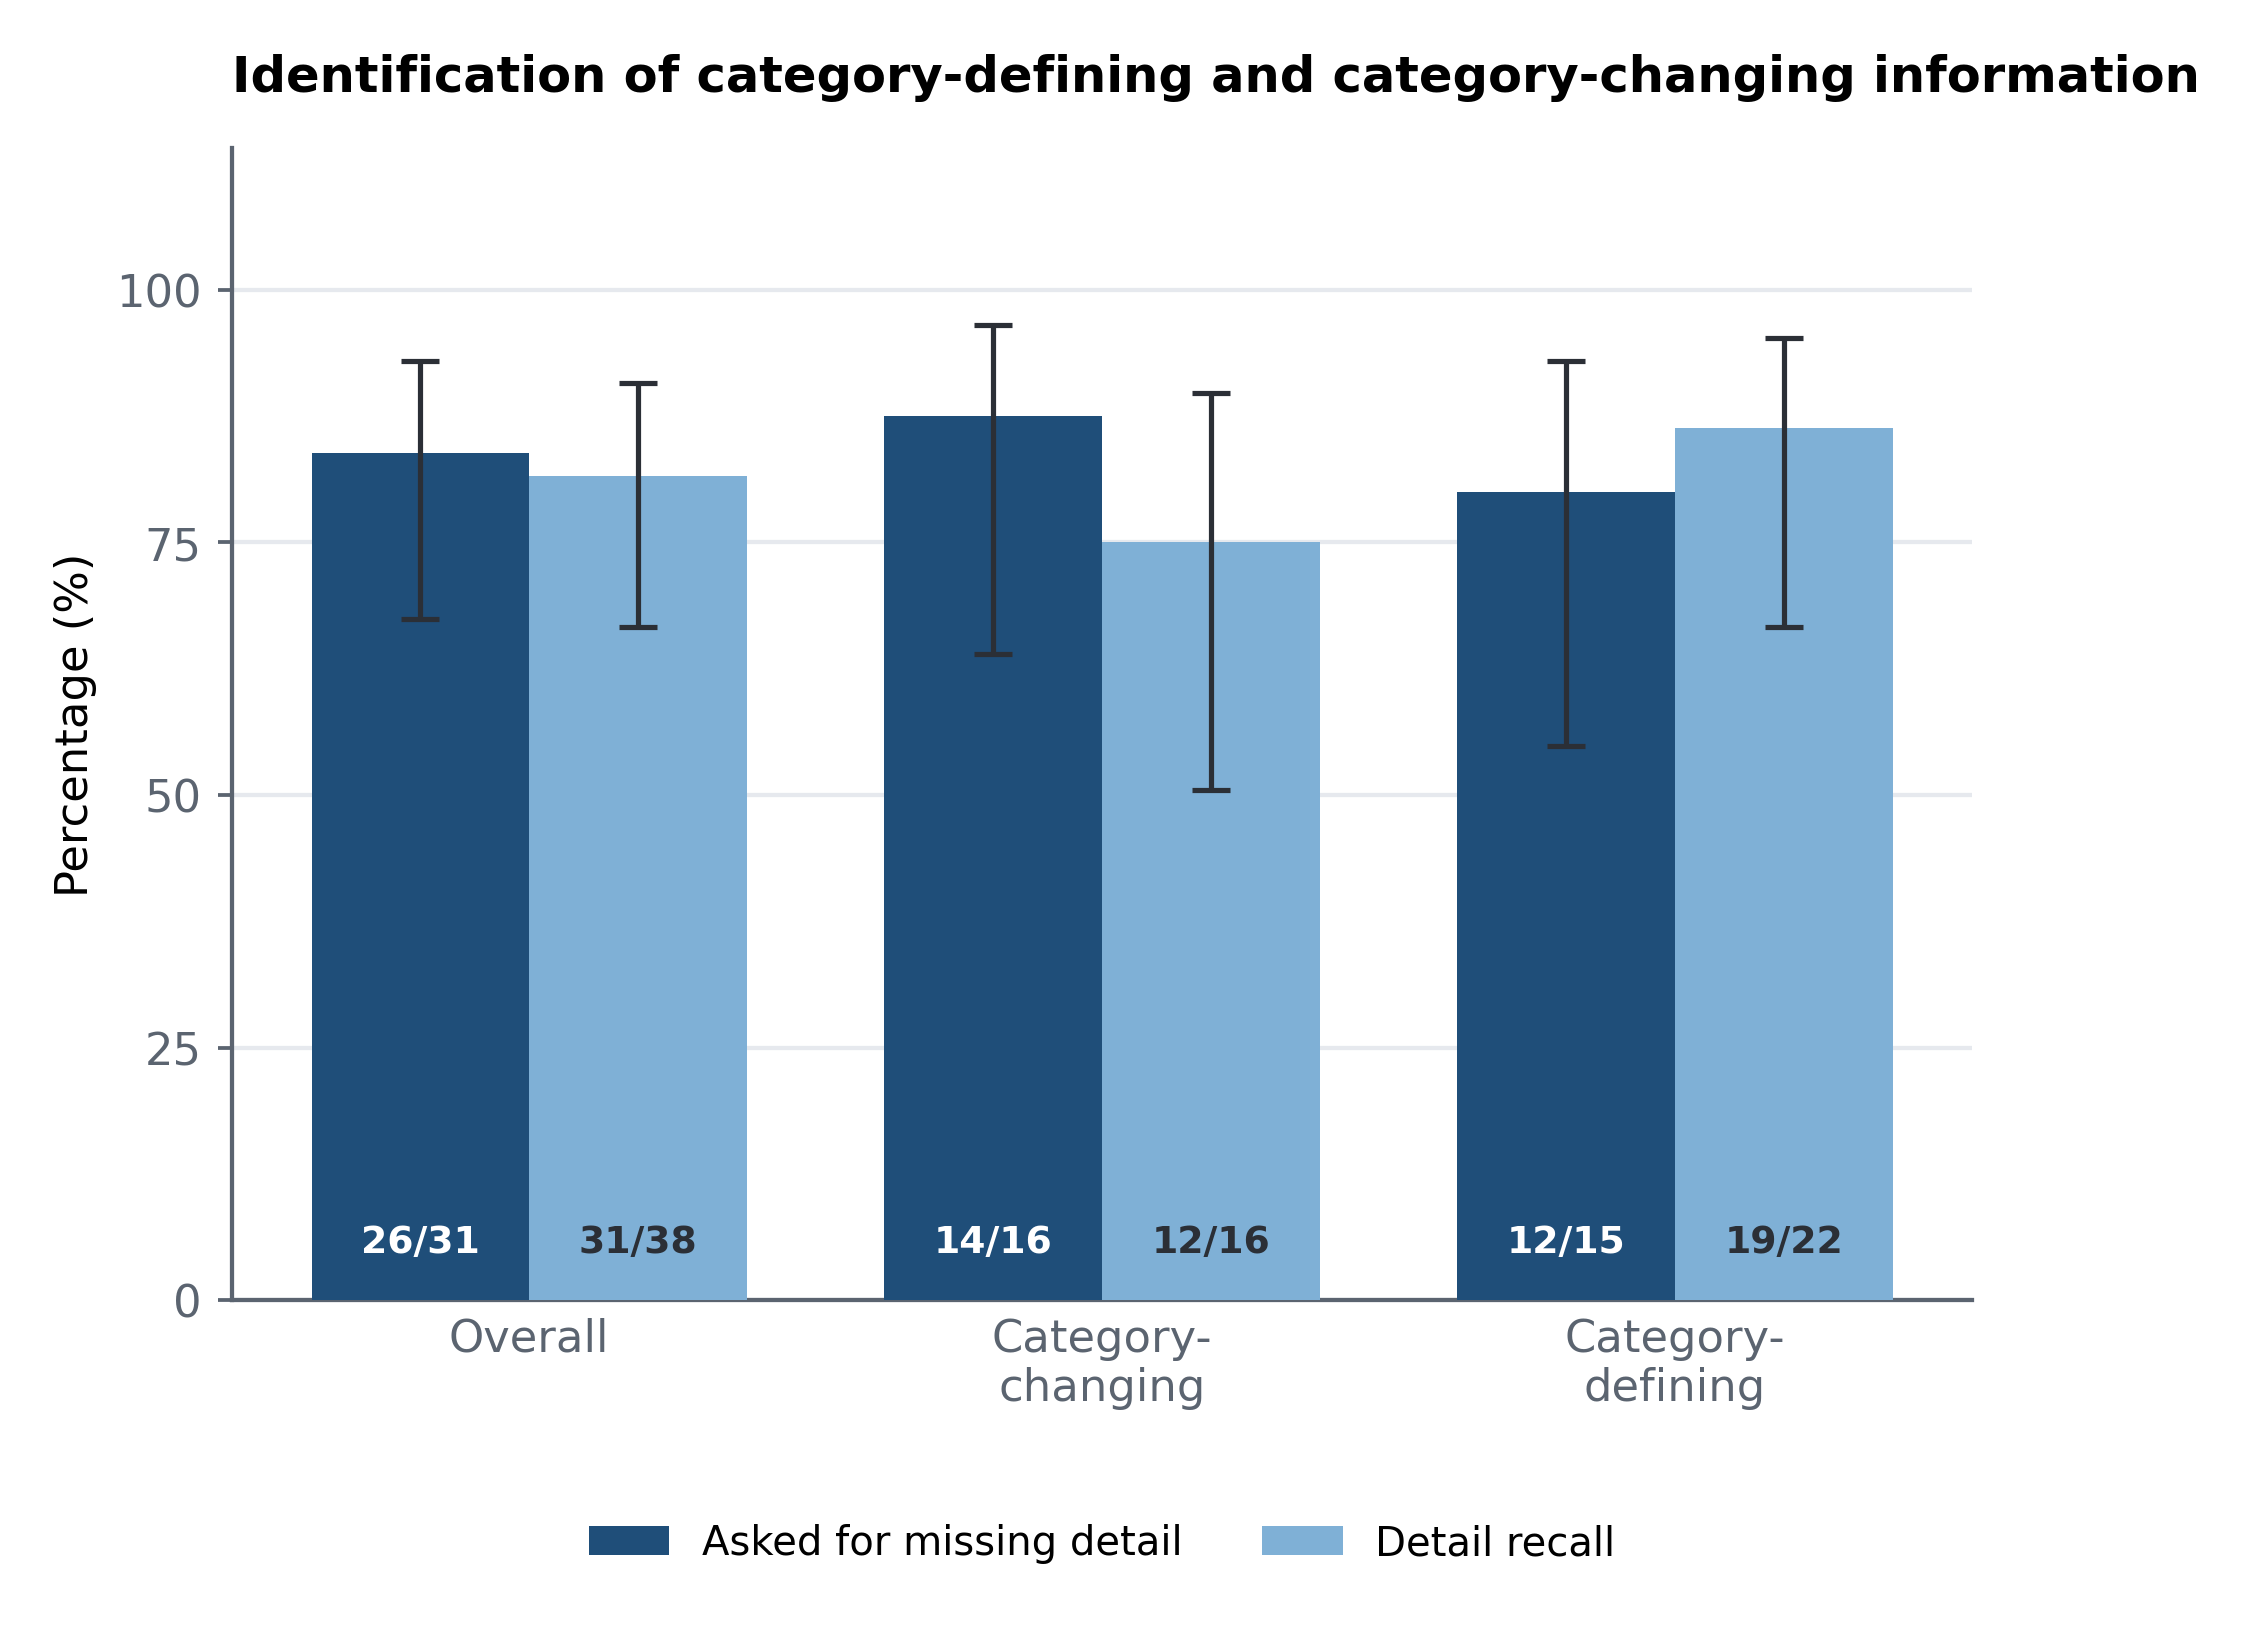

Python code for this plot:
# ============================================================
# Figure 3 — Identification of category-defining and category-changing information
# Regenerate: python3 fig3.py   (reads results.json)
# ============================================================
import json
from pathlib import Path
import numpy as np, matplotlib as mpl, matplotlib.pyplot as plt
from statsmodels.stats.proportion import proportion_confint
mpl.rcParams.update({"font.family":"DejaVu Sans","font.size":9.5,
 "axes.spines.top":False,"axes.spines.right":False,"axes.linewidth":0.9,
 "axes.edgecolor":"#5b6470","xtick.color":"#5b6470","ytick.color":"#5b6470",
 "xtick.major.size":0,"ytick.major.size":3,"figure.dpi":200,"savefig.dpi":340})
HERE = Path(__file__).resolve().parent
R=json.load(open(HERE / "results.json"))
INK="#2b2f36"; NAVY="#1f4e79"; LBLUE="#7fb0d6"; GRID="#e6e9ee"
def wil(k,n):
    lo,hi=proportion_confint(k,n,method="wilson"); return k/n*100, lo*100, hi*100

ab=R["ablation"]; cc=ab["bytype"]["category_changing"]; cd=ab["bytype"]["category_defining"]
asked=[(ab["asked"],ab["n_ok"]),(cc["asked"],cc["n"]),(cd["asked"],cd["n"])]
recall=[(ab["n_covered"],ab["n_details"]),(cc["n_covered"],cc["n_details"]),(cd["n_covered"],cd["n_details"])]
groups=["Overall","Category-\nchanging","Category-\ndefining"]

fig,ax=plt.subplots(figsize=(6.6,4.4))
ax.set_axisbelow(True); ax.yaxis.grid(True,color=GRID,lw=0.9)
xg=np.arange(3); w=0.38
av=[wil(k,n) for k,n in asked]; rv=[wil(k,n) for k,n in recall]
a_val=[v[0] for v in av]; a_err=[[v[0]-v[1] for v in av],[v[2]-v[0] for v in av]]
r_val=[v[0] for v in rv]; r_err=[[v[0]-v[1] for v in rv],[v[2]-v[0] for v in rv]]
ax.bar(xg-w/2,a_val,width=w,color=NAVY,zorder=3,label="Asked for missing detail")
ax.bar(xg+w/2,r_val,width=w,color=LBLUE,zorder=3,label="Detail recall")
ax.errorbar(xg-w/2,a_val,yerr=a_err,fmt="none",ecolor=INK,elinewidth=1.1,capsize=4,capthick=1.1,zorder=4)
ax.errorbar(xg+w/2,r_val,yerr=r_err,fmt="none",ecolor=INK,elinewidth=1.1,capsize=4,capthick=1.1,zorder=4)
for xi,(k,n) in zip(xg-w/2,asked): ax.text(xi,4,f"{k}/{n}",ha="center",va="bottom",fontsize=8,color="white",fontweight="bold")
for xi,(k,n) in zip(xg+w/2,recall): ax.text(xi,4,f"{k}/{n}",ha="center",va="bottom",fontsize=8,color=INK,fontweight="bold")
ax.set_xticks(xg); ax.set_xticklabels(groups)
ax.set_ylim(0,114); ax.set_yticks([0,25,50,75,100]); ax.set_ylabel("Percentage (%)")
ax.tick_params(axis="x",length=0)
ax.legend(loc="lower center",ncol=2,fontsize=8.5,frameon=False,bbox_to_anchor=(0.5,-0.26))
ax.set_title("Identification of category-defining and category-changing information",
             fontsize=10.5,fontweight="bold",loc="left",pad=12)
fig.savefig(HERE / "fig3_information.png",bbox_inches="tight",facecolor="white",pad_inches=0.16)
print("saved fig3_information.png")
